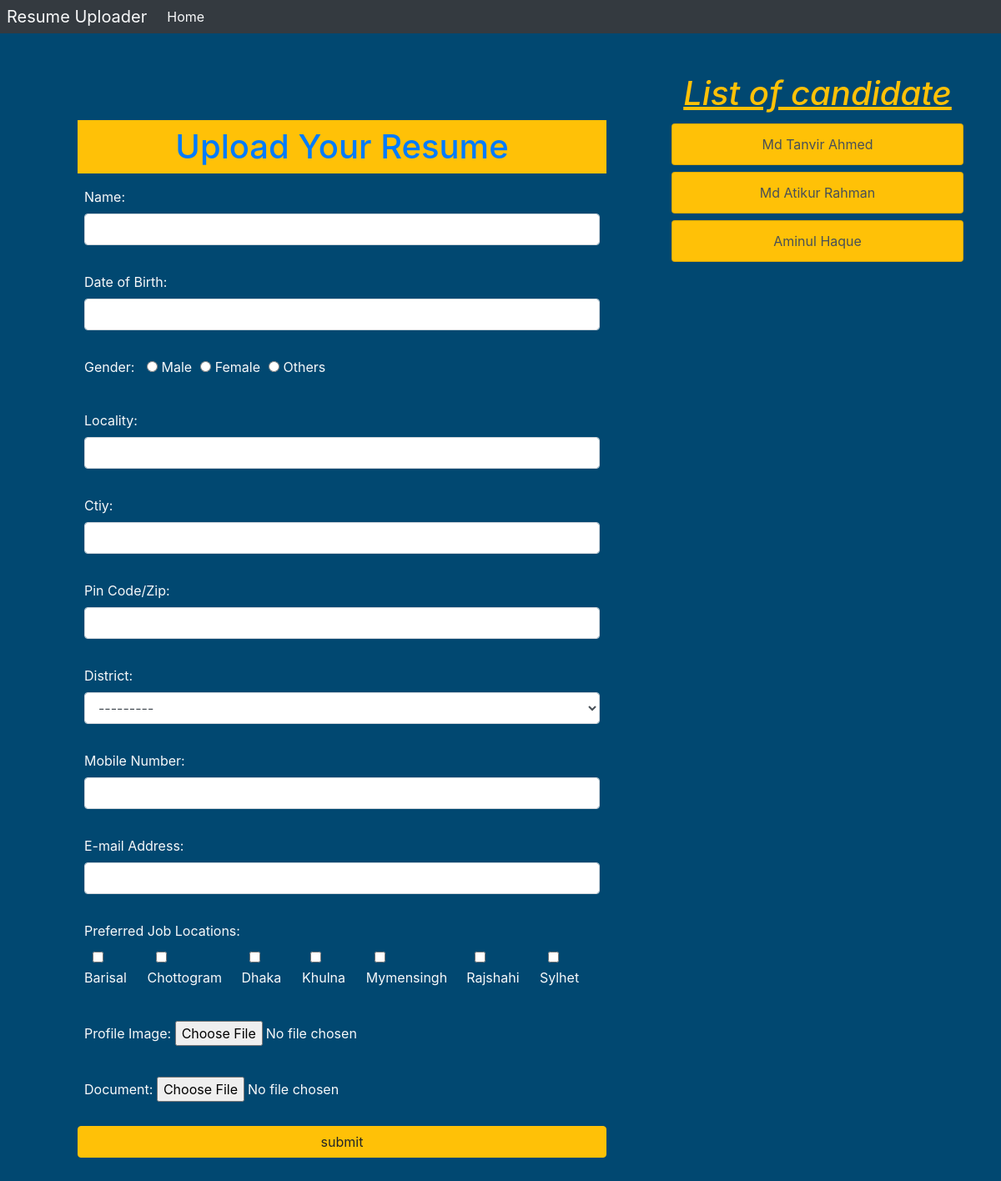
The page / on the database its author committed.
### resume/models.py (models this page shows, shortened)
class Resume(models.Model):
    name = models.CharField(max_length=100)
    dob = models.DateField(auto_now=False, auto_now_add=False)
    gender = models.CharField(choices=choice_state.CHOICE_GENDER, max_length=100)
    locality = models.CharField(max_length=150)
    city = models.CharField(max_length=100)
    pin = models.PositiveIntegerField()
    district = models.CharField(choices=choice_state.STATE_CHOICE, max_length=150)
    mobile = models.PositiveIntegerField()
    email = models.EmailField()
    job_city = models.CharField(max_length=100)
    profile_image = models.ImageField(upload_to='profile_image', blank=True)
    my_file = models.FileField(upload_to='document', blank=True)

### resume/views.py (the view, shortened to what this page needs)
# urls.py: path('', views.IndexView.as_view(), name='index'),
class IndexView(View):
    def get(self, request):
        form = ResumeForm()
        candidates = Resume.objects.all()
        context= {
            'form':form,
            'candidates':candidates,
        }
        return render(request, 'resume/index.html',context)

### resume/templates/resume/index.html (shortened to what this page needs)
{% extends 'resume/base.html' %}
{% load static %}
{% block content %}
<div class="container text-light">
    <div class="row">
        <div class="col-sm-8 col-md-8 col-lg-8 col-xl-8 shadow py-5 shadow">
            <form action="" method="post" enctype="multipart/form-data" class="p-5">
                <h1 class="bg-warning text-center text-primary my-2 py-2">
                    Upload Your Resume
                </h1>
                {% for fm in form %}
                <div class="form-group mb-3 p-2">
                    {{fm.label_tag}} {{fm}} <small class="text-danger ">{{fm.errors|striptags}}</small>
                </div>
                {% endfor %}
                <input type="submit" value="submit" class="btn btn-warning btn-block">
            </form>
        </div>
        <div class="col-sm-4 col-md-4 col-lg-4 col-xl-4 py-5 text-center">
            <h1 class="text-warning">
                <em><u>List of candidate</u></em>
            </h1>
            {% for candidate in candidates %}
            <div class="list-group">
                <a href="{% url 'candidate' candidate.id %}" class="list-group-item list-group-item-action my-1 bg-warning">
                    {{candidate.name}}
                </a>
            </div>
            {% endfor %}
        </div>
    </div>
</div>
{% endblock content %}

### resume/static/resume/style.css (style rules this page uses)
#id_gender,#id_job_city { display: inline-flex; }
#id_gender_0, #id_gender_1, #id_gender_2 { margin-left: 10px; }
#id_job_city_0, #id_job_city_1, #id_job_city_2, #id_job_city_3, #id_job_city_4, #id_job_city_5, #id_job_city_6 { margin-left: 10px; }
html { scroll-behavior: smoth; }
body { background-color: #014871; }

### rows shown on the page
Resume: name "Md Tanvir Ahmed"
Resume: name "Md Atikur Rahman"
Resume: name "Aminul Haque"

### other values the page prints
{{ fm.label_tag }} "Name:" "Date of Birth:" "Gender:" "Locality:" "Ctiy:" "Pin Code/Zip:" "District:" "Mobile Number:" "E-mail Address:" "Preferred Job Locations:" "Profile Image:" "Document:"
